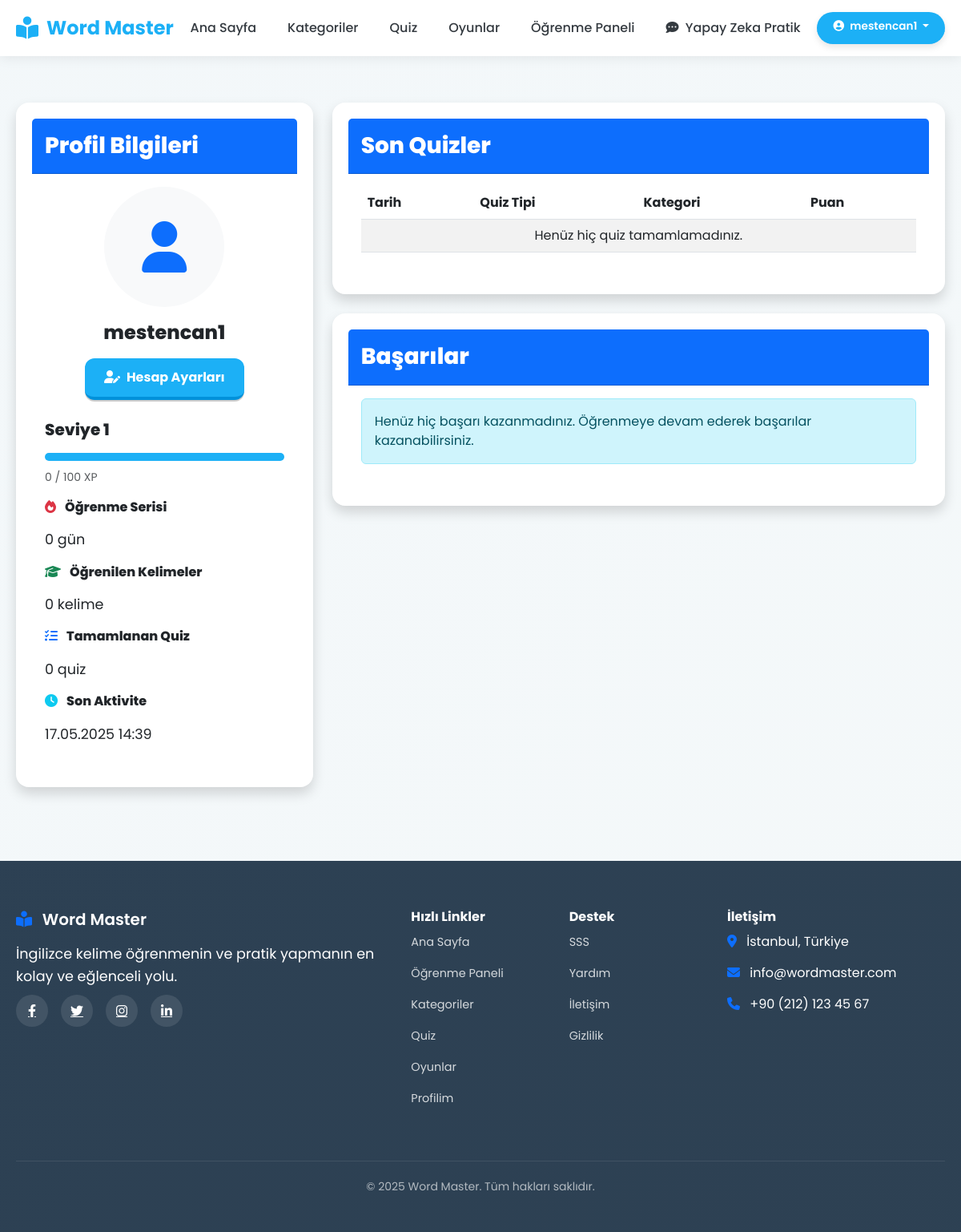
The app's page /profile/ (signed in) with its own data.
### core/models.py (models this page shows, shortened)
class UserProfile(models.Model):
    user = models.OneToOneField(User, on_delete=models.CASCADE, related_name='profile')
    avatar = models.ImageField(upload_to='user_avatars/', blank=True, null=True)
    bio = models.TextField(blank=True, null=True)
    level = models.IntegerField(default=1)
    experience_points = models.IntegerField(default=0)
    streak_days = models.IntegerField(default=0)
    last_activity = models.DateTimeField(auto_now=True)
    current_learning_path = models.ForeignKey(LearningPath, on_delete=models.SET_NULL, null=True, blank=True, related_name='learners')

### core/views.py (the view)
# urls.py: path('profile/', profile, name='profile'),
@login_required
def profile(request):
    if not hasattr(request.user, 'profile'):
        profile = UserProfile.objects.create(user=request.user)
    else:
        profile = request.user.profile
    learned_words_count = UserProgress.objects.filter(
        user=request.user,
        proficiency_level__gte=3
    ).count()
    completed_quizzes = Quiz.objects.filter(
        user=request.user,
        completed=True
    ).count()
    recent_quizzes = Quiz.objects.filter(
        user=request.user,
        completed=True
    ).order_by('-date_taken')[:5]
    achievements = UserAchievement.objects.filter(user=request.user).order_by('-date_earned')
    next_level_exp = profile.level * 100
    exp_percentage = (profile.experience_points / next_level_exp * 100) if next_level_exp > 0 else 0
    context = {
        'profile': profile,
        'learned_words_count': learned_words_count,
        'completed_quizzes': completed_quizzes,
        'recent_quizzes': recent_quizzes,
        'achievements': achievements,
        'exp_percentage': exp_percentage,
        'next_level_exp': next_level_exp
    }
    return render(request, 'core/profile.html', context)

### core/templates/core/profile.html (shortened to what this page needs)
{% extends 'core/base.html' %}
{% load static %}
{% block content %}
<div class="container my-5">
    <div class="row">
        <div class="col-lg-4 mb-4">
            <div class="card shadow">
                <div class="card-header bg-primary text-white py-3">
                    <h3 class="mb-0">Profil Bilgileri</h3>
                </div>
                <div class="card-body">
                    <div class="text-center mb-4">
                        {% if profile.avatar %}
                            <img src="{{ profile.avatar.url }}" class="rounded-circle img-thumbnail" style="width: 150px; height: 150px;">
                        {% else %}
                            <div class="bg-light rounded-circle mx-auto d-flex align-items-center justify-content-center" style="width: 150px; height: 150px;">
                                <i class="fas fa-user fa-4x text-primary"></i>
                            </div>
                        {% endif %}
                        <h4 class="mt-3">{{ request.user.username }}</h4>
                        <a href="{% url 'edit_profile' %}" class="btn btn-primary">
                            <i class="fas fa-user-edit me-2"></i>Hesap Ayarları
                        </a>
                    </div>
                    <div class="mb-3">
                        <h5>Seviye {{ profile.level }}</h5>
                        <div class="progress mb-2" style="height: 10px;">
                        </div>
                        <small class="text-muted">{{ profile.experience_points }} / {{ next_level_exp }} XP</small>
                    </div>
                    <div class="mb-3">
                        <h6><i class="fas fa-fire text-danger me-2"></i> Öğrenme Serisi</h6>
                        <p class="mb-0">{{ profile.streak_days }} gün</p>
                    </div>
                    <div class="mb-3">
                        <h6><i class="fas fa-graduation-cap text-success me-2"></i> Öğrenilen Kelimeler</h6>
                        <p class="mb-0">{{ learned_words_count }} kelime</p>
                    </div>
                    <div class="mb-3">
                        <h6><i class="fas fa-tasks text-primary me-2"></i> Tamamlanan Quiz</h6>
                        <p class="mb-0">{{ completed_quizzes }} quiz</p>
                    </div>
                    <div class="mb-3">
                        <h6><i class="fas fa-clock text-info me-2"></i> Son Aktivite</h6>
                        <p class="mb-0">{{ profile.last_activity|date:"d.m.Y H:i" }}</p>
                    </div>
                </div>
            </div>
        </div>
        <div class="col-lg-8">
            <div class="card shadow mb-4">
                <div class="card-header bg-primary text-white py-3">
                    <h3 class="mb-0">Son Quizler</h3>
                </div>
                <div class="card-body">
                    <div class="table-responsive">
                        <table class="table table-striped">
                            <thead>
                                <tr>
                                    <th>Tarih</th>
                                    <th>Quiz Tipi</th>
                                    <th>Kategori</th>
                                    <th>Puan</th>
                                </tr>
                            </thead>
                            <tbody>
                                {% for quiz in recent_quizzes %}
                                <tr>
                                    <td>{{ quiz.date_taken|date:"d.m.Y H:i" }}</td>
                                    <td>{{ quiz.get_quiz_type_display }}</td>
                                    <td>{% if quiz.category %}{{ quiz.category.name }}{% else %}Karışık{% endif %}</td>
                                    <td>
                                        <span class="badge {% if quiz.score >= quiz.max_score|divisibleby:2 %}bg-success{% else %}bg-danger{% endif %}">
                                            {{ quiz.score }} / {{ quiz.max_score }}
                                        </span>
                                    </td>
                                </tr>
                                {% empty %}
                                <tr>
                                    <td colspan="4" class="text-center">Henüz hiç quiz tamamlamadınız.</td>
                                </tr>
                                {% endfor %}
                            </tbody>
                        </table>
                    </div>
                </div>
            </div>
            <div class="card shadow">
                <div class="card-header bg-primary text-white py-3">
                    <h3 class="mb-0">Başarılar</h3>
                </div>
                <div class="card-body">
                    <div class="row">
                        {% for achievement in achievements %}
                        <div class="col-md-6 mb-3">
                            <div class="d-flex align-items-center">
                                <div class="me-3">
                                    {% if achievement.icon %}
                                        <img src="{{ achievement.icon.url }}" style="width: 50px; height: 50px;">
                                    {% else %}
                                        <div class="bg-light rounded-circle d-flex align-items-center justify-content-center" style="width: 50px; height: 50px;">
                                            <i class="fas fa-trophy text-warning"></i>
                                        </div>
                                    {% endif %}
                                </div>
                                <div>
                                    <h5 class="mb-0">{{ achievement.title }}</h5>
                                    <p class="text-muted mb-0 small">{{ achievement.date_earned|date:"d.m.Y" }}</p>
                                    <p class="mb-0 small">{{ achievement.description }}</p>
                                </div>
                            </div>
                        </div>
                        {% empty %}
                        <div class="col-12">
                            <div class="alert alert-info">
                                Henüz hiç başarı kazanmadınız. Öğrenmeye devam ederek başarılar kazanabilirsiniz.
                            </div>
                        </div>
                        {% endfor %}
                    </div>
                </div>
            </div>
        </div>
    </div>
</div>
{% endblock %}

### core/templates/core/base.html (shortened to what this page needs)
<!DOCTYPE html>
<html lang="tr">
<head>
    <link href="https://cdn.jsdelivr.net/npm/bootstrap@5.3.0/dist/css/bootstrap.min.css" rel="stylesheet">
    <link rel="stylesheet" href="https://cdnjs.cloudflare.com/ajax/libs/font-awesome/6.4.0/css/all.min.css">
    <link rel="stylesheet" href="https://unpkg.com/aos@next/dist/aos.css" />
    <link rel="stylesheet" href="/static/css/duolingo-style.css">
</head>
<body>
    <nav class="navbar">
        <div class="container navbar-container">
                        <a class="navbar-logo" href="{% url 'home' %}">                <i class="fas fa-book-reader"></i> Word Master            </a>                        <div class="navbar-menu">
                <a class="navbar-item {% if request.path == '/' %}active{% endif %}" href="{% url 'home' %}">Ana Sayfa</a>
                {% if user.is_authenticated %}
                    <a class="navbar-item {% if 'categories' in request.path %}active{% endif %}" href="{% url 'category_list' %}">Kategoriler</a>
                    <a class="navbar-item {% if 'quiz' in request.path %}active{% endif %}" href="{% url 'quiz_categories' %}">Quiz</a>
                    <a class="navbar-item {% if 'games' in request.path %}active{% endif %}" href="{% url 'game_menu' %}">Oyunlar</a>
                    <a class="navbar-item {% if 'learning-panel' in request.path %}active{% endif %}" href="{% url 'learning_panel' %}">Öğrenme Paneli</a>
                    <a class="navbar-item {% if 'chat-practice' in request.path %}active{% endif %}" href="{% url 'chat_practice' %}">
                        <i class="fas fa-comment-dots me-1"></i> Yapay Zeka Pratik
                    </a>
                {% else %}
                    <a class="navbar-item" href="/#features">Özellikler</a>
                    <a class="navbar-item" href="/#about">Hakkında</a>
                    <a class="navbar-item" href="/#contact">İletişim</a>
                {% endif %}
                </div>                        <div class="navbar-auth">
                {% if user.is_authenticated %}
                    <div class="dropdown">
                        <a class="btn btn-sm btn-primary dropdown-toggle" href="#" id="userDropdown" role="button" data-bs-toggle="dropdown">
                            <i class="fas fa-user-circle me-1"></i> {{ user.username }}
                        </a>
                    </div>
                {% else %}
                    <a href="{% url 'login' %}" class="btn btn-sm btn-secondary me-2">Giriş</a>
                    <a href="{% url 'register' %}" class="btn btn-sm btn-primary">Kayıt</a>
                {% endif %}
            </div>
        </div>
    </nav>
    <main>
        {% block content %}{% endblock %}
    </main>
    <footer class="mt-5">
        <div class="container">
            <div class="row g-4">
                                <div class="col-lg-5 col-md-6">                    <h5 class="mb-3"><i class="fas fa-book-reader text-primary me-2"></i> Word Master</h5>                    <p class="mb-2">İngilizce kelime öğrenmenin ve pratik yapmanın en kolay ve eğlenceli yolu.</p>                    <div class="social-icons d-flex gap-3 mt-2">                        <a href="#" class="text-white"><i class="fab fa-facebook-f"></i></a>                        <a href="#" class="text-white"><i class="fab fa-twitter"></i></a>                        <a href="#" class="text-white"><i class="fab fa-instagram"></i></a>                        <a href="#" class="text-white"><i class="fab fa-linkedin-in"></i></a>                    </div>                </div>                                <div class="col-lg-2 col-md-6 col-6">                    <h6 class="fw-bold mb-2">Hızlı Linkler</h6>                    <ul class="footer-links ps-0">                        <li><a href="{% url 'home' %}">Ana Sayfa</a></li>                        {% if user.is_authenticated %}                            <li><a href="{% url 'learning_panel' %}">Öğrenme Paneli</a></li>                            <li><a href="{% url 'category_list' %}">Kategoriler</a></li>                            <li><a href="{% url 'quiz_categories' %}">Quiz</a></li>                            <li><a href="{% url 'game_menu' %}">Oyunlar</a></li>                            <li><a href="{% url 'profile' %}">Profilim</a></li>                        {% endif %}                    </ul>                </div>                                <div class="col-lg-2 col-md-6 col-6">                    <h6 class="fw-bold mb-2">Destek</h6>                    <ul class="footer-links ps-0">                        <li><a href="#">SSS</a></li>                        <li><a href="#">Yardım</a></li>                        <li><a href="/#contact">İletişim</a></li>                        <li><a href="#">Gizlilik</a></li>                    </ul>                </div>                                <div class="col-lg-3 col-md-6">
                    <h6 class="fw-bold mb-2">İletişim</h6>
                    <ul class="footer-links ps-0">
                        <li><i class="fas fa-map-marker-alt me-2 text-primary"></i> İstanbul, Türkiye</li>
                        <li><i class="fas fa-envelope me-2 text-primary"></i> info@wordmaster.com</li>
                        <li><i class="fas fa-phone me-2 text-primary"></i> +90 (212) 123 45 67</li>
                    </ul>
                </div>
            </div>
            <div class="row mt-3">
                <div class="col-md-12 text-center">
                    <p class="copyright">&copy; {% now "Y" %} Word Master. Tüm hakları saklıdır.</p>
                </div>
            </div>
        </div>
    </footer>
</body>
</html>

### records on screen
UserProfile: level "1", experience_points "0", streak_days "0", last_activity "17.05.2025 14:39"

### other values on screen
{{ user.username }} "mestencan1"
{{ request.user.username }} "mestencan1"
{{ next_level_exp }} "100"
{{ learned_words_count }} "0"
{{ completed_quizzes }} "0"
